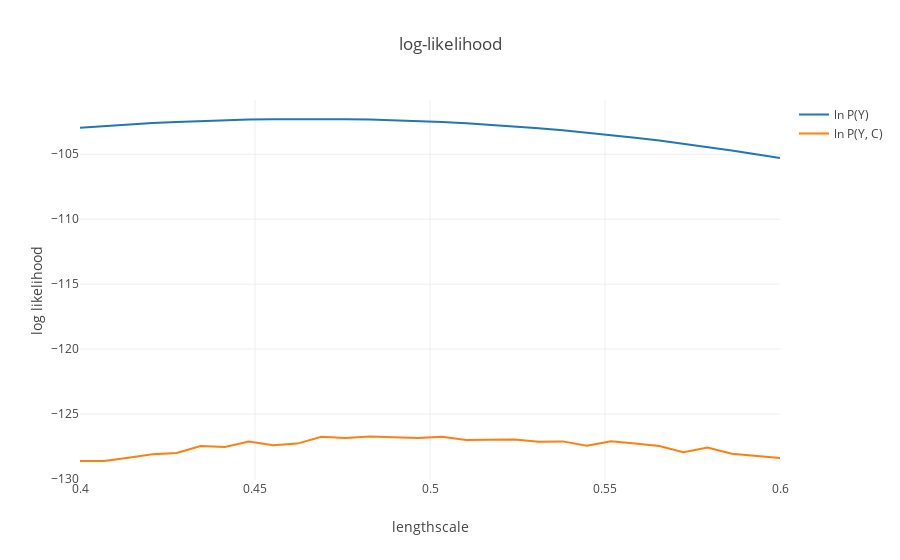

Notebook cell for this chart:
### Code cell
pltlyoff.iplot(fig, filename='')
